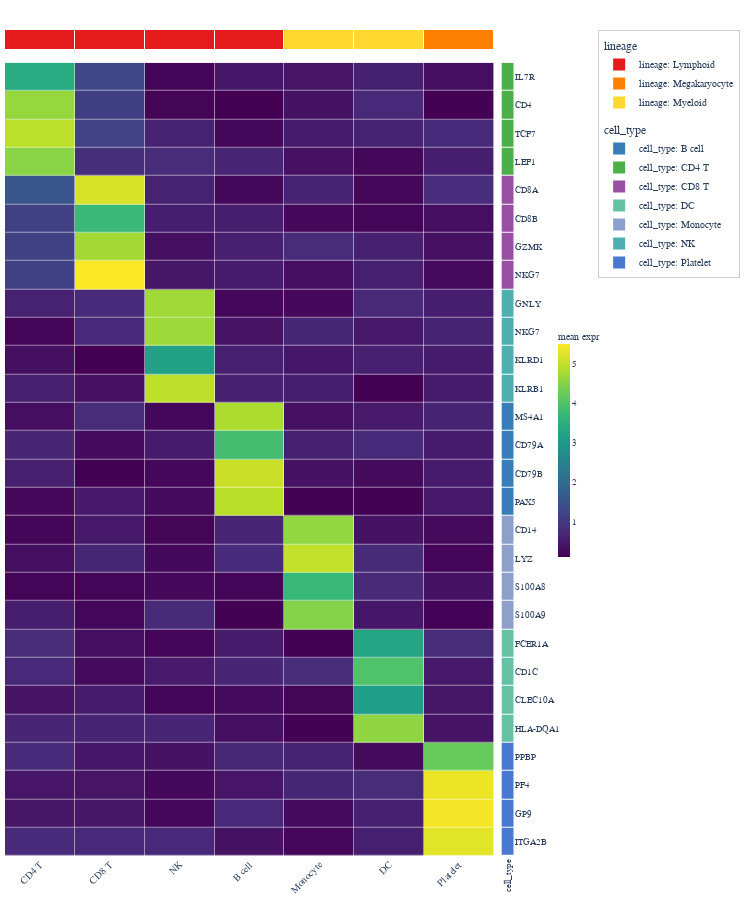

Notebook code for this chart:
### Code cell
lineage_map = {"CD4 T": "Lymphoid", "CD8 T": "Lymphoid", "NK": "Lymphoid",
               "B cell": "Lymphoid", "Monocyte": "Myeloid", "DC": "Myeloid",
               "Platelet": "Megakaryocyte"}

ComplexHeatmap.from_dataframe(
    df4,
    index_column="marker",
    row_annotations=["cell_type"],
    col_annotations={
        "lineage": [lineage_map[c] for c in clusters],
    },
    cluster_rows=False,
    cluster_cols=False,
    colorscale="Viridis",
    normalize="none",
    name="mean expr",
    width=750,
    height=900,
).to_plotly()

### Figure 1 — Plotly figure (JSON) as saved in the notebook; plotly's stock layout.template omitted (floating-point values rounded to 4 significant figures; data arrays with more than 128 entries replaced by an {"elided": "..."} marker saying what was removed)
{"data": [{"colorbar": {"len": 0.3, "outlinewidth": 0, "thickness": 12, "tickfont": {"family": "Arial, Helvetica, sans-serif", "size": 9}, "title": {"font": {"family": "Arial, Helvetica, sans-serif", "size": 10}, "text": "mean expr"}, "x": 1.079, "xpad": 4, "y": 0.5}, "colorscale": [[0.0, "#440154"], [0.1111, "#482878"], [0.2222, "#3e4989"], [0.3333, "#31688e"], [0.4444, "#26828e"], [0.5556, "#1f9e89"], [0.6667, "#35b779"], [0.7778, "#6ece58"], [0.8889, "#b5de2b"], [1.0, "#fde725"]], "customdata": {"elided": "28x7x2 str values"}, "hovertemplate": "row: %{customdata[0]}<br>col: %{customdata[1]}<br>value: %{z:.3f}<extra></extra>", "x": [0.0, 1.0, 2.0, 3.0, 4.0, 5.0, 6.0], "xgap": 0.5, "y": [0.0, 1.0, 2.0, 3.0, 4.0, 5.0, 6.0, 7.0, 8.0, 9.0, 10.0, 11.0, 12.0, 13.0, 14.0, 15.0, 16.0, 17.0, 18.0, 19.0, 20.0, 21.0, 22.0, 23.0, 24.0, 25.0, 26.0, 27.0], "ygap": 0.5, "z": {"elided": "28x7 float values"}, "type": "heatmap", "xaxis": "x2", "yaxis": "y2"}, {"colorscale": [[0.0, "#E41A1C"], [0.3333, "#E41A1C"], [0.3333, "#FF7F00"], [0.6667, "#FF7F00"], [0.6667, "#FFD92F"], [1.0, "#FFD92F"]], "customdata": [["Lymphoid", "Lymphoid", "Lymphoid", "Lymphoid", "Myeloid", "Myeloid", "Megakaryocyte"]], "hovertemplate": "lineage: %{customdata}<extra></extra>", "showscale": false, "x": [0.0, 1.0, 2.0, 3.0, 4.0, 5.0, 6.0], "xgap": 1, "y": ["lineage"], "ygap": 1, "z": [[0, 0, 0, 0, 2, 2, 1]], "zmax": 2.5, "zmin": -0.5, "type": "heatmap", "xaxis": "x", "yaxis": "y"}, {"colorscale": [[0.0, "#377EB8"], [0.1429, "#377EB8"], [0.1429, "#4DAF4A"], [0.2857, "#4DAF4A"], [0.2857, "#984EA3"], [0.4286, "#984EA3"], [0.4286, "#66C2A5"], [0.5714, "#66C2A5"], [0.5714, "#8DA0CB"], [0.7143, "#8DA0CB"], [0.7143, "#4EAFB0"], [0.8571, "#4EAFB0"], [0.8571, "#4878CF"], [1.0, "#4878CF"]], "customdata": [["CD4 T"], ["CD4 T"], ["CD4 T"], ["CD4 T"], ["CD8 T"], ["CD8 T"], ["CD8 T"], ["CD8 T"], ["NK"], ["NK"], ["NK"], ["NK"], ["B cell"], ["B cell"], ["B cell"], ["B cell"], ["Monocyte"], ["Monocyte"], ["Monocyte"], ["Monocyte"], ["DC"], ["DC"], ["DC"], ["DC"], ["Platelet"], ["Platelet"], ["Platelet"], ["Platelet"]], "hovertemplate": "cell_type: %{customdata}<extra></extra>", "showscale": false, "x": ["cell_type"], "xgap": 1, "y": [0.0, 1.0, 2.0, 3.0, 4.0, 5.0, 6.0, 7.0, 8.0, 9.0, 10.0, 11.0, 12.0, 13.0, 14.0, 15.0, 16.0, 17.0, 18.0, 19.0, 20.0, 21.0, 22.0, 23.0, 24.0, 25.0, 26.0, 27.0], "ygap": 1, "z": [[1], [1], [1], [1], [2], [2], [2], [2], [5], [5], [5], [5], [0], [0], [0], [0], [4], [4], [4], [4], [3], [3], [3], [3], [6], [6], [6], [6]], "zmax": 6.5, "zmin": -0.5, "type": "heatmap", "xaxis": "x3", "yaxis": "y3"}, {"legendgroup": "lineage", "legendgrouptitle": {"text": "lineage"}, "marker": {"color": "#E41A1C", "size": 10, "symbol": "square"}, "mode": "markers", "name": "lineage: Lymphoid", "showlegend": true, "x": [null], "y": [null], "type": "scatter"}, {"legendgroup": "lineage", "legendgrouptitle": {"text": "lineage"}, "marker": {"color": "#FF7F00", "size": 10, "symbol": "square"}, "mode": "markers", "name": "lineage: Megakaryocyte", "showlegend": true, "x": [null], "y": [null], "type": "scatter"}, {"legendgroup": "lineage", "legendgrouptitle": {"text": "lineage"}, "marker": {"color": "#FFD92F", "size": 10, "symbol": "square"}, "mode": "markers", "name": "lineage: Myeloid", "showlegend": true, "x": [null], "y": [null], "type": "scatter"}, {"legendgroup": "cell_type", "legendgrouptitle": {"text": "cell_type"}, "marker": {"color": "#377EB8", "size": 10, "symbol": "square"}, "mode": "markers", "name": "cell_type: B cell", "showlegend": true, "x": [null], "y": [null], "type": "scatter"}, {"legendgroup": "cell_type", "legendgrouptitle": {"text": "cell_type"}, "marker": {"color": "#4DAF4A", "size": 10, "symbol": "square"}, "mode": "markers", "name": "cell_type: CD4 T", "showlegend": true, "x": [null], "y": [null], "type": "scatter"}, {"legendgroup": "cell_type", "legendgrouptitle": {"text": "cell_type"}, "marker": {"color": "#984EA3", "size": 10, "symbol": "square"}, "mode": "markers", "name": "cell_type: CD8 T", "showlegend": true, "x": [null], "y": [null], "type": "scatter"}, {"legendgroup": "cell_type", "legendgrouptitle": {"text": "cell_type"}, "marker": {"color": "#66C2A5", "size": 10, "symbol": "square"}, "mode": "markers", "name": "cell_type: DC", "showlegend": true, "x": [null], "y": [null], "type": "scatter"}, {"legendgroup": "cell_type", "legendgrouptitle": {"text": "cell_type"}, "marker": {"color": "#8DA0CB", "size": 10, "symbol": "square"}, "mode": "markers", "name": "cell_type: Monocyte", "showlegend": true, "x": [null], "y": [null], "type": "scatter"}, {"legendgroup": "cell_type", "legendgrouptitle": {"text": "cell_type"}, "marker": {"color": "#4EAFB0", "size": 10, "symbol": "square"}, "mode": "markers", "name": "cell_type: NK", "showlegend": true, "x": [null], "y": [null], "type": "scatter"}, {"legendgroup": "cell_type", "legendgrouptitle": {"text": "cell_type"}, "marker": {"color": "#4878CF", "size": 10, "symbol": "square"}, "mode": "markers", "name": "cell_type: Platelet", "showlegend": true, "x": [null], "y": [null], "type": "scatter"}], "layout": {"xaxis": {"anchor": "y", "domain": [0.0, 0.9604], "matches": "x2", "showticklabels": false, "showgrid": false, "zeroline": false, "showline": false}, "yaxis": {"anchor": "x", "domain": [0.9754, 1.0], "showgrid": false, "zeroline": false, "showticklabels": false, "showline": false}, "xaxis2": {"anchor": "y2", "domain": [0.0, 0.9604], "showgrid": false, "zeroline": false, "showticklabels": true, "showline": false, "tickfont": {"size": 10, "family": "Arial, Helvetica, sans-serif"}, "tickvals": [0, 1, 2, 3, 4, 5, 6], "ticktext": ["CD4 T", "CD8 T", "NK", "B cell", "Monocyte", "DC", "Platelet"], "tickangle": -45, "side": "bottom"}, "yaxis2": {"anchor": "x2", "domain": [0.0, 0.9604], "showgrid": false, "zeroline": false, "showticklabels": false, "showline": false, "range": [27.5, -0.5], "autorange": false}, "xaxis3": {"anchor": "y3", "domain": [0.9754, 1.0], "showgrid": false, "zeroline": false, "showticklabels": true, "showline": false, "tickfont": {"size": 9, "family": "Arial, Helvetica, sans-serif"}, "tickvals": ["cell_type"], "ticktext": ["cell_type"], "tickangle": -90}, "yaxis3": {"anchor": "x3", "domain": [0.0, 0.9604], "matches": "y2", "showticklabels": true, "showgrid": false, "zeroline": false, "showline": false, "tickfont": {"size": 9, "family": "Arial, Helvetica, sans-serif"}, "tickvals": [0, 1, 2, 3, 4, 5, 6, 7, 8, 9, 10, 11, 12, 13, 14, 15, 16, 17, 18, 19, 20, 21, 22, 23, 24, 25, 26, 27], "ticktext": ["IL7R", "CD4", "TCF7", "LEF1", "CD8A", "CD8B", "GZMK", "NKG7", "GNLY", "NKG7", "KLRD1", "KLRB1", "MS4A1", "CD79A", "CD79B", "PAX5", "CD14", "LYZ", "S100A8", "S100A9", "FCER1A", "CD1C", "CLEC10A", "HLA-DQA1", "PPBP", "PF4", "GP9", "ITGA2B"], "side": "right", "range": [27.5, -0.5], "autorange": false}, "barmode": "stack", "margin": {"l": 5, "r": 236, "t": 30, "b": 5}, "font": {"family": "Arial, Helvetica, sans-serif", "size": 11}, "legend": {"font": {"size": 10, "family": "Arial, Helvetica, sans-serif"}, "x": 1.165, "y": 1.0, "xanchor": "left", "yanchor": "top", "tracegroupgap": 8, "itemsizing": "constant", "bgcolor": "rgba(255,255,255,0.8)", "bordercolor": "#cccccc", "borderwidth": 1}, "width": 750, "height": 900, "plot_bgcolor": "rgba(0,0,0,0)", "paper_bgcolor": "white"}}
